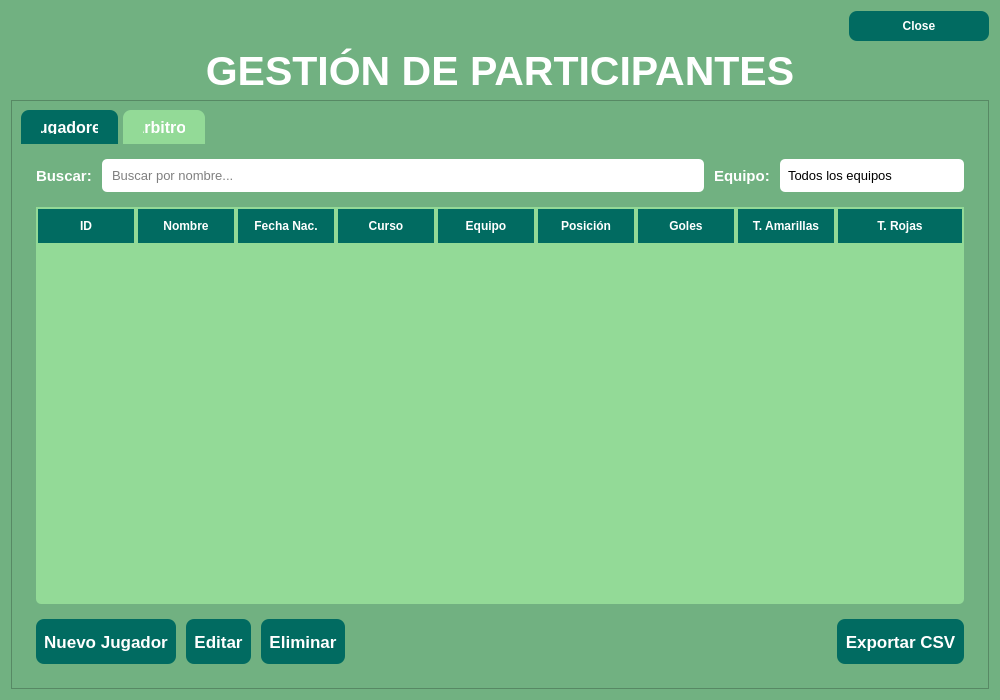
<?xml version="1.0" encoding="UTF-8"?>
<ui version="4.0">
 <class>DialogParticipantes</class>
 <widget class="QDialog" name="DialogParticipantes">
  <property name="geometry">
   <rect>
    <x>0</x>
    <y>0</y>
    <width>1000</width>
    <height>700</height>
   </rect>
  </property>
  <property name="minimumSize">
   <size>
    <width>900</width>
    <height>600</height>
   </size>
  </property>
  <property name="windowTitle">
   <string>Gestión de Participantes</string>
  </property>
  <property name="styleSheet">
   <string notr="true">background-color: rgb(113, 177, 129);</string>
  </property>
  <layout class="QVBoxLayout" name="verticalLayout">
   <item>
    <widget class="QDialogButtonBox" name="buttonBox">
     <property name="font">
      <font>
       <pointsize>13</pointsize>
      </font>
     </property>
     <property name="styleSheet">
      <string notr="true">QPushButton {
    background-color: rgb(1, 107, 97);
    color: white;
    border-radius: 8px;
    padding: 8px 20px;
    font-weight: bold;
    min-width: 100px;
}
QPushButton:hover {
    background-color: rgb(113, 177, 129);
}</string>
     </property>
     <property name="standardButtons">
      <set>QDialogButtonBox::StandardButton::Close</set>
     </property>
    </widget>
   </item>
   <item>
    <widget class="QLabel" name="lblTitulo">
     <property name="font">
      <font>
       <pointsize>31</pointsize>
       <bold>true</bold>
      </font>
     </property>
     <property name="styleSheet">
      <string notr="true">color: rgb(255, 255, 255);</string>
     </property>
     <property name="text">
      <string>GESTIÓN DE PARTICIPANTES</string>
     </property>
     <property name="alignment">
      <set>Qt::AlignmentFlag::AlignCenter</set>
     </property>
    </widget>
   </item>
   <item>
    <widget class="QFrame" name="frameContenido">
     <property name="frameShape">
      <enum>QFrame::Shape::StyledPanel</enum>
     </property>
     <layout class="QVBoxLayout" name="verticalLayout_contenido">
      <item>
       <widget class="QTabWidget" name="tabWidget">
        <property name="styleSheet">
         <string notr="true">QTabWidget::pane {
	
background-color: rgb(1, 107, 97);

    border-radius: 10px;
}
QTabBar::tab {

background-color: rgb(147, 218, 151);
    color: white;
    padding: 10px 20px;
    margin-right: 5px;
    border-top-left-radius: 8px;
    border-top-right-radius: 8px;
    font-weight: bold;
    font-size: 12pt;
}
QTabBar::tab:selected {
   	background-color: rgb(1, 107, 97);
}
QTabBar::tab:hover {
   	background-color: rgb(1, 107, 97);
}</string>
        </property>
        <property name="currentIndex">
         <number>0</number>
        </property>
        <widget class="QWidget" name="tabJugadores">
         <attribute name="title">
          <string>Jugadores</string>
         </attribute>
         <layout class="QVBoxLayout" name="verticalLayout_2">
          <property name="spacing">
           <number>15</number>
          </property>
          <property name="leftMargin">
           <number>15</number>
          </property>
          <property name="topMargin">
           <number>15</number>
          </property>
          <property name="rightMargin">
           <number>15</number>
          </property>
          <property name="bottomMargin">
           <number>15</number>
          </property>
          <item>
           <layout class="QHBoxLayout" name="horizontalLayout">
            <property name="spacing">
             <number>10</number>
            </property>
            <item>
             <widget class="QLabel" name="lblBuscar">
              <property name="font">
               <font>
                <pointsize>11</pointsize>
                <bold>true</bold>
               </font>
              </property>
              <property name="styleSheet">
               <string notr="true">color: rgb(255, 255, 255);</string>
              </property>
              <property name="text">
               <string>Buscar:</string>
              </property>
             </widget>
            </item>
            <item>
             <widget class="QLineEdit" name="txtBuscarJugador">
              <property name="styleSheet">
               <string notr="true">QLineEdit {
    background-color: white;
    color: black;
    border-radius: 5px;
    padding: 8px;
    font-size: 10pt;
}
QLineEdit:focus {
    background-color: white;
    color: black;
    border: 2px solid #93da97;
}</string>
              </property>
              <property name="placeholderText">
               <string>Buscar por nombre...</string>
              </property>
             </widget>
            </item>
            <item>
             <widget class="QLabel" name="lblFiltroEquipo">
              <property name="font">
               <font>
                <pointsize>11</pointsize>
                <bold>true</bold>
               </font>
              </property>
              <property name="styleSheet">
               <string notr="true">color: rgb(255, 255, 255);</string>
              </property>
              <property name="text">
               <string>Equipo:</string>
              </property>
             </widget>
            </item>
            <item>
             <widget class="QComboBox" name="cmbFiltroEquipo">
              <property name="toolTip">
               <string>Filtrar por equipo</string>
              </property>
              <property name="styleSheet">
               <string notr="true">QComboBox {
    background-color: white;
    color: black;
    border-radius: 5px;
    padding: 8px;
    font-size: 10pt;
    min-width: 150px;
}
QComboBox:hover {
    border: 2px solid #93da97;
}
QComboBox:focus {
    background-color: white;
    color: black;
    border: 2px solid #93da97;
}
QComboBox::drop-down {
    border: none;
}
QComboBox QAbstractItemView {
    background-color: white;
    color: black;
    selection-background-color: #93da97;
    selection-color: rgb(1, 107, 97);
}</string>
              </property>
              <item>
               <property name="text">
                <string>Todos los equipos</string>
               </property>
              </item>
             </widget>
            </item>
           </layout>
          </item>
          <item>
           <widget class="QTableWidget" name="tableJugadores">
            <property name="styleSheet">
             <string notr="true">QTableWidget {
    background-color: #93da97;
    border: none;
    border-radius: 5px;
}
QTableWidget::item {
    color: black;
}
QTableWidget::item:selected {
    background-color: rgb(113, 177, 129);
    color: white;
}
QHeaderView::section {
    background-color: rgb(1, 107, 97);
    color: white;
    padding: 8px;
    border: 2px solid #93da97;
    font-weight: bold;
}</string>
            </property>
            <property name="alternatingRowColors">
             <bool>true</bool>
            </property>
            <property name="selectionMode">
             <enum>QAbstractItemView::SelectionMode::SingleSelection</enum>
            </property>
            <property name="selectionBehavior">
             <enum>QAbstractItemView::SelectionBehavior::SelectRows</enum>
            </property>
            <property name="sortingEnabled">
             <bool>true</bool>
            </property>
            <attribute name="horizontalHeaderStretchLastSection">
             <bool>true</bool>
            </attribute>
            <column>
             <property name="text">
              <string>ID</string>
             </property>
            </column>
            <column>
             <property name="text">
              <string>Nombre</string>
             </property>
            </column>
            <column>
             <property name="text">
              <string>Fecha Nac.</string>
             </property>
            </column>
            <column>
             <property name="text">
              <string>Curso</string>
             </property>
            </column>
            <column>
             <property name="text">
              <string>Equipo</string>
             </property>
            </column>
            <column>
             <property name="text">
              <string>Posición</string>
             </property>
            </column>
            <column>
             <property name="text">
              <string>Goles</string>
             </property>
            </column>
            <column>
             <property name="text">
              <string>T. Amarillas</string>
             </property>
            </column>
            <column>
             <property name="text">
              <string>T. Rojas</string>
             </property>
            </column>
           </widget>
          </item>
          <item>
           <layout class="QHBoxLayout" name="horizontalLayout_2">
            <property name="spacing">
             <number>10</number>
            </property>
            <item>
             <widget class="QPushButton" name="btnNuevoJugador">
              <property name="minimumSize">
               <size>
                <width>0</width>
                <height>45</height>
               </size>
              </property>
              <property name="font">
               <font>
                <pointsize>13</pointsize>
                <bold>true</bold>
               </font>
              </property>
              <property name="toolTip">
               <string>Registrar nuevo jugador</string>
              </property>
              <property name="styleSheet">
               <string notr="true">QPushButton {
    background-color: rgb(1, 107, 97);
    color: white;
    border-radius: 8px;
    padding: 8px;
}
QPushButton:hover {
    background-color: #93da97;
    color: rgb(1, 107, 97);
}
QPushButton:pressed {
    background-color: rgb(1, 107, 97);
}</string>
              </property>
              <property name="text">
               <string>Nuevo Jugador</string>
              </property>
             </widget>
            </item>
            <item>
             <widget class="QPushButton" name="btnEditarJugador">
              <property name="minimumSize">
               <size>
                <width>0</width>
                <height>45</height>
               </size>
              </property>
              <property name="font">
               <font>
                <pointsize>13</pointsize>
                <bold>true</bold>
               </font>
              </property>
              <property name="toolTip">
               <string>Editar jugador seleccionado</string>
              </property>
              <property name="styleSheet">
               <string notr="true">QPushButton {
    background-color: rgb(1, 107, 97);
    color: white;
    border-radius: 8px;
    padding: 8px;
}
QPushButton:hover {
    background-color: #93da97;
    color: rgb(1, 107, 97);
}
QPushButton:pressed {
    background-color: rgb(1, 107, 97);
}</string>
              </property>
              <property name="text">
               <string>Editar</string>
              </property>
             </widget>
            </item>
            <item>
             <widget class="QPushButton" name="btnEliminarJugador">
              <property name="minimumSize">
               <size>
                <width>0</width>
                <height>45</height>
               </size>
              </property>
              <property name="font">
               <font>
                <pointsize>13</pointsize>
                <bold>true</bold>
               </font>
              </property>
              <property name="toolTip">
               <string>Eliminar jugador seleccionado</string>
              </property>
              <property name="styleSheet">
               <string notr="true">QPushButton {
    background-color: rgb(1, 107, 97);
    color: white;
    border-radius: 8px;
    padding: 8px;
}
QPushButton:hover {
    background-color: #93da97;
    color: rgb(1, 107, 97);
}
QPushButton:pressed {
    background-color: rgb(1, 107, 97);
}</string>
              </property>
              <property name="text">
               <string>Eliminar</string>
              </property>
             </widget>
            </item>
            <item>
             <spacer name="horizontalSpacer">
              <property name="orientation">
               <enum>Qt::Orientation::Horizontal</enum>
              </property>
              <property name="sizeHint" stdset="0">
               <size>
                <width>40</width>
                <height>20</height>
               </size>
              </property>
             </spacer>
            </item>
            <!-- btnAsignarEquipo eliminado: redundante con edición directa en formulario -->
            <item>
             <widget class="QPushButton" name="btnExportarJugadores">
              <property name="minimumSize">
               <size>
                <width>0</width>
                <height>45</height>
               </size>
              </property>
              <property name="font">
               <font>
                <pointsize>13</pointsize>
                <bold>true</bold>
               </font>
              </property>
              <property name="toolTip">
               <string>Exportar lista de jugadores a CSV</string>
              </property>
              <property name="styleSheet">
               <string notr="true">QPushButton {
	background-color: rgb(1, 107, 97);
    color: white;
    border-radius: 8px;
    padding: 8px;
}
QPushButton:hover {
    background-color: #93da97;
    color: rgb(1, 107, 97);
}
QPushButton:pressed {
    background-color: rgb(1, 107, 97);
}</string>
              </property>
              <property name="text">
               <string>Exportar CSV</string>
              </property>
             </widget>
            </item>
           </layout>
          </item>
         </layout>
        </widget>
        <widget class="QWidget" name="tabArbitros">
         <attribute name="title">
          <string>Árbitros</string>
         </attribute>
         <layout class="QVBoxLayout" name="verticalLayout_3">
          <property name="spacing">
           <number>15</number>
          </property>
          <property name="leftMargin">
           <number>15</number>
          </property>
          <property name="topMargin">
           <number>15</number>
          </property>
          <property name="rightMargin">
           <number>15</number>
          </property>
          <property name="bottomMargin">
           <number>15</number>
          </property>
          <item>
           <layout class="QHBoxLayout" name="horizontalLayout_buscar">
            <item>
             <widget class="QLabel" name="lblBuscarArbitro">
              <property name="font">
               <font>
                <pointsize>11</pointsize>
                <bold>true</bold>
               </font>
              </property>
              <property name="styleSheet">
               <string notr="true">color: rgb(255, 255, 255);</string>
              </property>
              <property name="text">
               <string>Buscar:</string>
              </property>
             </widget>
            </item>
            <item>
             <widget class="QLineEdit" name="txtBuscarArbitro">
              <property name="styleSheet">
               <string notr="true">QLineEdit {
    background-color: white;
    color: black;
    border-radius: 5px;
    padding: 8px;
    font-size: 10pt;
}
QLineEdit:focus {
    background-color: white;
    color: black;
    border: 2px solid #93da97;
}</string>
              </property>
              <property name="placeholderText">
               <string>Buscar árbitro por nombre...</string>
              </property>
             </widget>
            </item>
           </layout>
          </item>
          <item>
           <widget class="QTableWidget" name="tableArbitros">
            <property name="styleSheet">
             <string notr="true">QTableWidget {
    background-color: #93da97;
    border: none;
    border-radius: 5px;
}
QTableWidget::item {
    color: black;
}
QTableWidget::item:selected {
    background-color: rgb(113, 177, 129);
    color: white;
}
QHeaderView::section {
    background-color: rgb(1, 107, 97);
    color: white;
    padding: 8px;
    border: 2px solid #93da97;
    font-weight: bold;
}</string>
            </property>
            <property name="alternatingRowColors">
             <bool>true</bool>
            </property>
            <property name="selectionMode">
             <enum>QAbstractItemView::SelectionMode::SingleSelection</enum>
            </property>
            <property name="selectionBehavior">
             <enum>QAbstractItemView::SelectionBehavior::SelectRows</enum>
            </property>
            <property name="sortingEnabled">
             <bool>true</bool>
            </property>
            <attribute name="horizontalHeaderDefaultSectionSize">
             <number>158</number>
            </attribute>
            <attribute name="horizontalHeaderStretchLastSection">
             <bool>true</bool>
            </attribute>
            <column>
             <property name="text">
              <string>ID</string>
             </property>
            </column>
            <column>
             <property name="text">
              <string>Nombre</string>
             </property>
            </column>
            <column>
             <property name="text">
              <string>Fecha Nac.</string>
             </property>
            </column>
            <column>
             <property name="text">
              <string>Curso</string>
             </property>
            </column>
            <column>
             <property name="text">
              <string>Partidos Arbitrados</string>
             </property>
            </column>
           </widget>
          </item>
          <item>
           <layout class="QHBoxLayout" name="horizontalLayout_3">
            <property name="spacing">
             <number>10</number>
            </property>
            <item>
             <widget class="QPushButton" name="btnNuevoArbitro">
              <property name="minimumSize">
               <size>
                <width>0</width>
                <height>45</height>
               </size>
              </property>
              <property name="font">
               <font>
                <pointsize>13</pointsize>
                <bold>true</bold>
               </font>
              </property>
              <property name="toolTip">
               <string>Registrar nuevo árbitro</string>
              </property>
              <property name="styleSheet">
               <string notr="true">QPushButton {
    background-color: rgb(1, 107, 97);
    color: white;
    border-radius: 8px;
    padding: 8px;
}
QPushButton:hover {
    background-color: #93da97;
    color: rgb(1, 107, 97);
}
QPushButton:pressed {
    background-color: rgb(1, 107, 97);
}</string>
              </property>
              <property name="text">
               <string>Nuevo Árbitro</string>
              </property>
             </widget>
            </item>
            <item>
             <widget class="QPushButton" name="btnEditarArbitro">
              <property name="minimumSize">
               <size>
                <width>0</width>
                <height>45</height>
               </size>
              </property>
              <property name="font">
               <font>
                <pointsize>13</pointsize>
                <bold>true</bold>
               </font>
              </property>
              <property name="toolTip">
               <string>Editar árbitro seleccionado</string>
              </property>
              <property name="styleSheet">
               <string notr="true">QPushButton {
    background-color: rgb(1, 107, 97);
    color: white;
    border-radius: 8px;
    padding: 8px;
}
QPushButton:hover {
    background-color: #93da97;
    color: rgb(1, 107, 97);
}
QPushButton:pressed {
    background-color: rgb(1, 107, 97);
}</string>
              </property>
              <property name="text">
               <string>Editar</string>
              </property>
             </widget>
            </item>
            <item>
             <widget class="QPushButton" name="btnEliminarArbitro">
              <property name="minimumSize">
               <size>
                <width>0</width>
                <height>45</height>
               </size>
              </property>
              <property name="font">
               <font>
                <pointsize>13</pointsize>
                <bold>true</bold>
               </font>
              </property>
              <property name="toolTip">
               <string>Eliminar árbitro seleccionado</string>
              </property>
              <property name="styleSheet">
               <string notr="true">QPushButton {
    background-color: rgb(1, 107, 97);
    color: white;
    border-radius: 8px;
    padding: 8px;
}
QPushButton:hover {
    background-color: #93da97;
    color: rgb(1, 107, 97);
}
QPushButton:pressed {
    background-color: rgb(1, 107, 97);
}</string>
              </property>
              <property name="text">
               <string>Eliminar</string>
              </property>
             </widget>
            </item>
            <item>
             <spacer name="horizontalSpacer_2">
              <property name="orientation">
               <enum>Qt::Orientation::Horizontal</enum>
              </property>
              <property name="sizeHint" stdset="0">
               <size>
                <width>40</width>
                <height>20</height>
               </size>
              </property>
             </spacer>
            </item>
            <item>
             <widget class="QPushButton" name="btnAsignarPartido">
              <property name="minimumSize">
               <size>
                <width>0</width>
                <height>45</height>
               </size>
              </property>
              <property name="font">
               <font>
                <pointsize>13</pointsize>
                <bold>true</bold>
               </font>
              </property>
              <property name="toolTip">
               <string>Asignar árbitro a un partido</string>
              </property>
              <property name="styleSheet">
               <string notr="true">QPushButton {
  
	background-color: rgb(1, 107, 97);
    color: white;
    border-radius: 8px;
    padding: 8px;
}
QPushButton:hover {
    background-color: #93da97;
    color: rgb(1, 107, 97);
}
QPushButton:pressed {
    background-color: rgb(1, 107, 97);
}</string>
              </property>
              <property name="text">
               <string>Asignar a Partido</string>
              </property>
             </widget>
            </item>
           </layout>
          </item>
         </layout>
        </widget>
       </widget>
      </item>
     </layout>
    </widget>
   </item>
  </layout>
 </widget>
 <resources/>
 <connections>
  <connection>
   <sender>buttonBox</sender>
   <signal>rejected()</signal>
   <receiver>DialogParticipantes</receiver>
   <slot>reject()</slot>
   <hints>
    <hint type="sourcelabel">
     <x>20</x>
     <y>20</y>
    </hint>
    <hint type="destinationlabel">
     <x>20</x>
     <y>20</y>
    </hint>
   </hints>
  </connection>
 </connections>
</ui>
